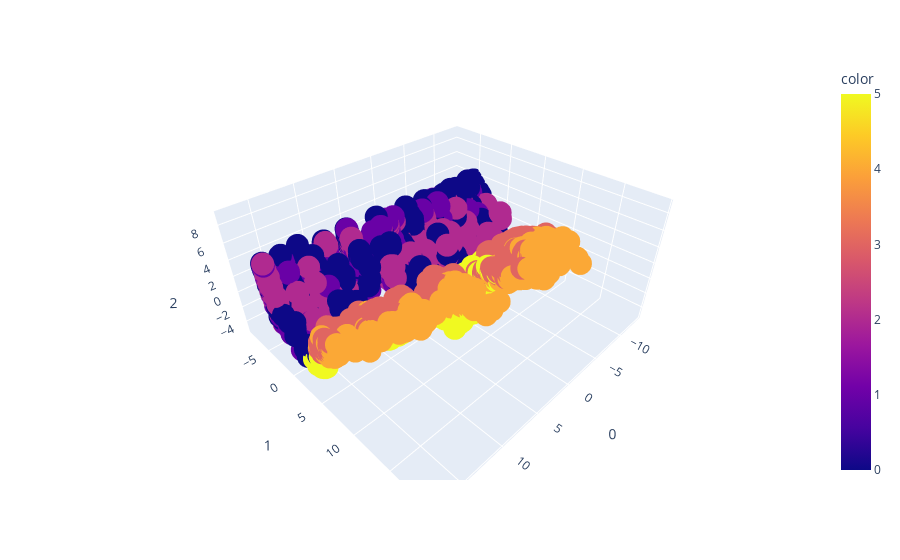

Write notebook code for a chart like this one.
### Code cell
pca = PCA(n_components=3)
components = pca.fit_transform(X_train)

fig = px.scatter_3d(components, x=0, y=1, z=2, color=y_train_compressed)
fig.show()

### Figure 1 — Plotly figure (JSON) as saved in the notebook; plotly's stock layout.template omitted (floating-point values rounded to 4 significant figures; data arrays with more than 128 entries replaced by an {"elided": "..."} marker saying what was removed)
{"data": [{"hovertemplate": "0=%{x}<br>1=%{y}<br>2=%{z}<br>color=%{marker.color}<extra></extra>", "legendgroup": "", "marker": {"color": {"elided": "7352 int values"}, "coloraxis": "coloraxis", "symbol": "circle"}, "mode": "markers", "name": "", "scene": "scene", "showlegend": false, "type": "scatter3d", "x": {"elided": "7352 float values"}, "y": {"elided": "7352 float values"}, "z": {"elided": "7352 float values"}}], "layout": {"coloraxis": {"colorbar": {"title": {"text": "color"}}, "colorscale": [[0, "#0d0887"], [0.1111, "#46039f"], [0.2222, "#7201a8"], [0.3333, "#9c179e"], [0.4444, "#bd3786"], [0.5556, "#d8576b"], [0.6667, "#ed7953"], [0.7778, "#fb9f3a"], [0.8889, "#fdca26"], [1, "#f0f921"]]}, "legend": {"tracegroupgap": 0}, "margin": {"t": 60}, "scene": {"domain": {"x": [0, 1], "y": [0, 1]}, "xaxis": {"title": {"text": "0"}}, "yaxis": {"title": {"text": "1"}}, "zaxis": {"title": {"text": "2"}}}}}
